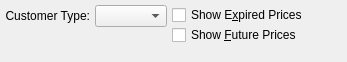
<?xml version="1.0" encoding="UTF-8"?>
<ui version="4.0">
 <comment>This file is part of the xTuple ERP: PostBooks Edition, a free and
open source Enterprise Resource Planning software suite,
Copyright (c) 1999-2010 by OpenMFG LLC, d/b/a xTuple.
It is licensed to you under the Common Public Attribution License
version 1.0, the full text of which (including xTuple-specific Exhibits)
is available at www.xtuple.com/CPAL.  By using this software, you agree
to be bound by its terms.</comment>
 <class>dspFreightPricesByCustomerType</class>
 <widget class="QWidget" name="dspFreightPricesByCustomerType">
  <property name="geometry">
   <rect>
    <x>0</x>
    <y>0</y>
    <width>347</width>
    <height>62</height>
   </rect>
  </property>
  <property name="windowTitle">
   <string>Freight Prices by Customer Type</string>
  </property>
  <layout class="QHBoxLayout" name="horizontalLayout">
   <item>
    <layout class="QVBoxLayout">
     <property name="spacing">
      <number>0</number>
     </property>
     <item>
      <layout class="QHBoxLayout">
       <property name="spacing">
        <number>5</number>
       </property>
       <item>
        <widget class="QLabel" name="_customerTypeLit">
         <property name="text">
          <string>Customer Type:</string>
         </property>
         <property name="alignment">
          <set>Qt::AlignRight|Qt::AlignTrailing|Qt::AlignVCenter</set>
         </property>
         <property name="buddy">
          <cstring>_custtype</cstring>
         </property>
        </widget>
       </item>
       <item>
        <widget class="XComboBox" name="_custtype">
         <property name="sizePolicy">
          <sizepolicy hsizetype="Expanding" vsizetype="Fixed">
           <horstretch>0</horstretch>
           <verstretch>0</verstretch>
          </sizepolicy>
         </property>
        </widget>
       </item>
      </layout>
     </item>
     <item>
      <spacer>
       <property name="orientation">
        <enum>Qt::Vertical</enum>
       </property>
       <property name="sizeType">
        <enum>QSizePolicy::Expanding</enum>
       </property>
       <property name="sizeHint" stdset="0">
        <size>
         <width>20</width>
         <height>0</height>
        </size>
       </property>
      </spacer>
     </item>
    </layout>
   </item>
   <item>
    <layout class="QVBoxLayout">
     <property name="spacing">
      <number>0</number>
     </property>
     <item>
      <widget class="XCheckBox" name="_showExpired">
       <property name="text">
        <string>Show E&amp;xpired Prices</string>
       </property>
      </widget>
     </item>
     <item>
      <widget class="XCheckBox" name="_showFuture">
       <property name="text">
        <string>Show &amp;Future Prices</string>
       </property>
      </widget>
     </item>
     <item>
      <spacer>
       <property name="orientation">
        <enum>Qt::Vertical</enum>
       </property>
       <property name="sizeType">
        <enum>QSizePolicy::Expanding</enum>
       </property>
       <property name="sizeHint" stdset="0">
        <size>
         <width>20</width>
         <height>0</height>
        </size>
       </property>
      </spacer>
     </item>
    </layout>
   </item>
   <item>
    <spacer>
     <property name="orientation">
      <enum>Qt::Horizontal</enum>
     </property>
     <property name="sizeType">
      <enum>QSizePolicy::Expanding</enum>
     </property>
     <property name="sizeHint" stdset="0">
      <size>
       <width>1</width>
       <height>20</height>
      </size>
     </property>
    </spacer>
   </item>
  </layout>
 </widget>
 <layoutdefault spacing="5" margin="5"/>
 <pixmapfunction>qPixmapFromMimeSource</pixmapfunction>
 <customwidgets>
  <customwidget>
   <class>XCheckBox</class>
   <extends>QCheckBox</extends>
   <header>xcheckbox.h</header>
  </customwidget>
  <customwidget>
   <class>XComboBox</class>
   <extends>QComboBox</extends>
   <header>xcombobox.h</header>
  </customwidget>
 </customwidgets>
 <tabstops>
  <tabstop>_custtype</tabstop>
  <tabstop>_showExpired</tabstop>
  <tabstop>_showFuture</tabstop>
 </tabstops>
 <resources/>
 <connections/>
</ui>
